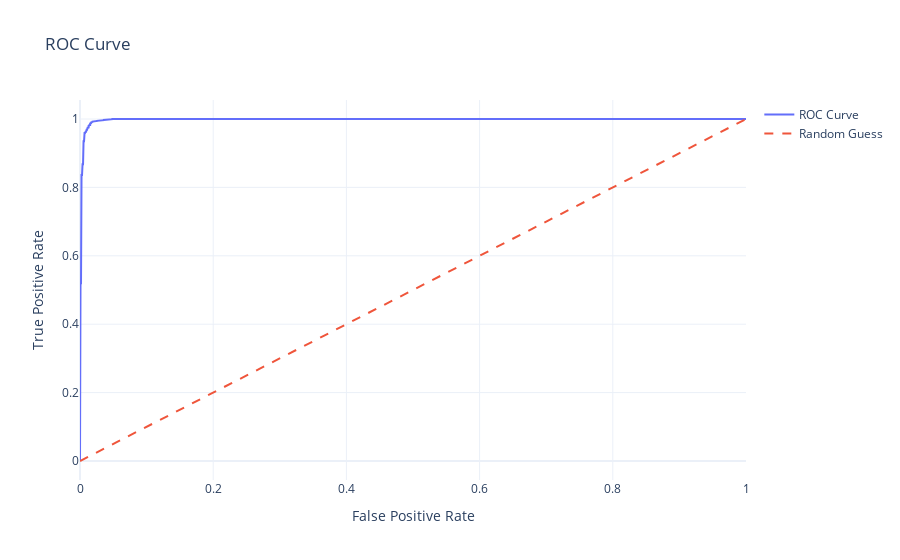
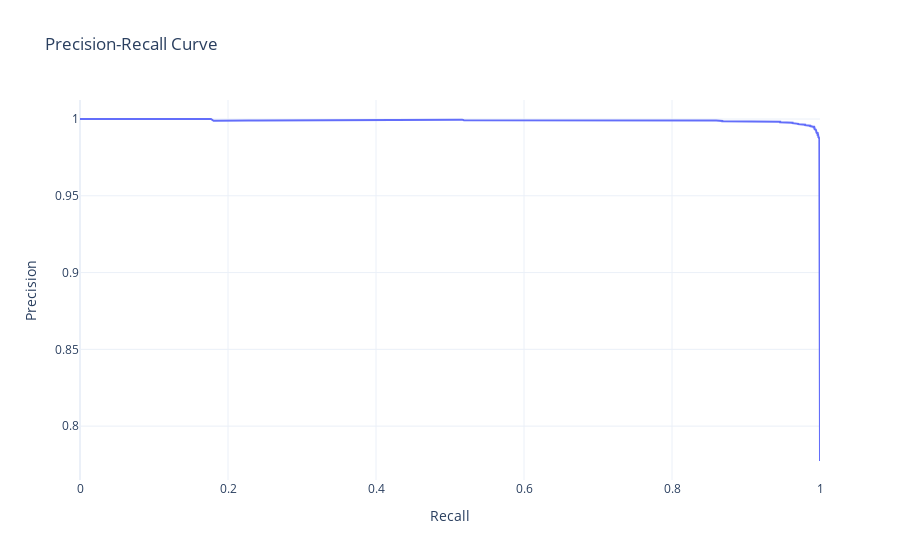
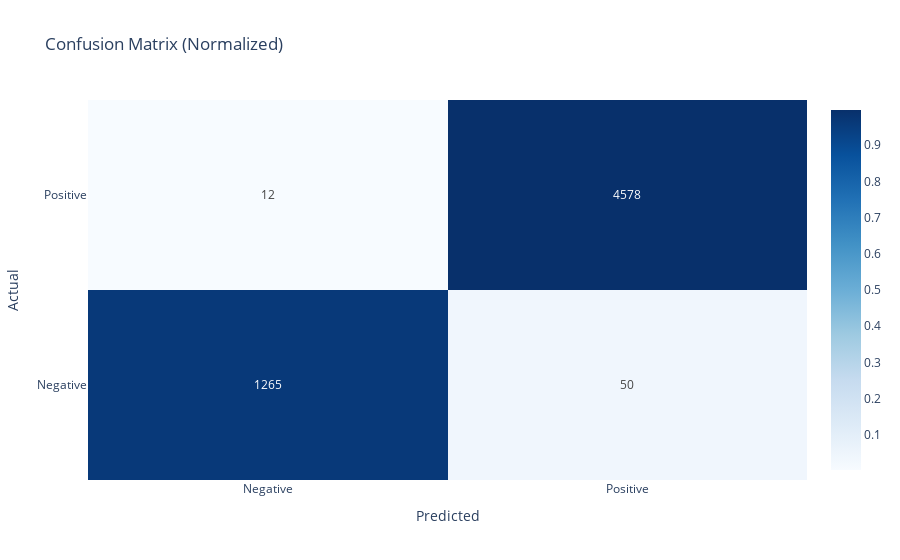
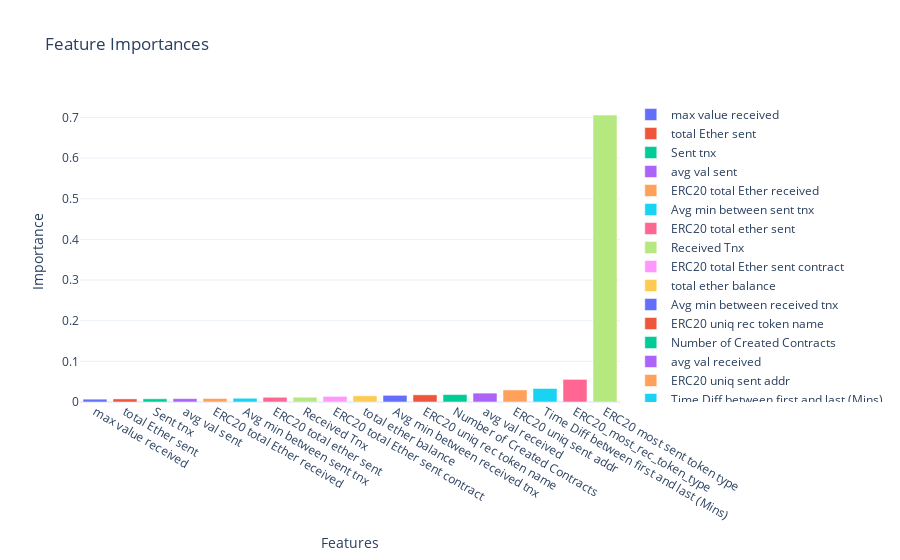

The code cell stored with these charts, in order, in its notebook:
### Code cell
# Interactive Metrics Dashboard
metrics_table = go.Figure(data=[go.Table(
    header=dict(values=['Metric', 'Value'], fill_color='paleturquoise', align='left'),
    cells=dict(values=[list(stats.keys()), list(stats.values())], fill_color='lavender', align='left')
)])
metrics_table.update_layout(title="Model Diagnostic Statistics", template='plotly_white')

# Display the plots
roc_fig.show()
pr_fig.show()
conf_matrix_fig.show()
feature_fig.show()
metrics_table.show()

### Figure 1 — Plotly figure (JSON) as saved in the notebook; plotly's stock layout.template omitted (floating-point values rounded to 4 significant figures; data arrays with more than 128 entries replaced by an {"elided": "..."} marker saying what was removed)
{"data": [{"mode": "lines", "name": "ROC Curve", "type": "scatter", "x": {"elided": "645 float values"}, "y": {"elided": "645 float values"}}, {"line": {"dash": "dash"}, "mode": "lines", "name": "Random Guess", "type": "scatter", "x": [0, 1], "y": [0, 1]}], "layout": {"autosize": true, "title": {"text": "ROC Curve"}, "xaxis": {"autorange": true, "range": [0, 1], "title": {"text": "False Positive Rate"}, "type": "linear"}, "yaxis": {"autorange": true, "range": [-0.05556, 1.056], "title": {"text": "True Positive Rate"}, "type": "linear"}}}

### Figure 2 — Plotly figure (JSON) as saved in the notebook; plotly's stock layout.template omitted (floating-point values rounded to 4 significant figures; data arrays with more than 128 entries replaced by an {"elided": "..."} marker saying what was removed)
{"data": [{"mode": "lines", "name": "Precision-Recall Curve", "type": "scatter", "x": {"elided": "2715 float values"}, "y": {"elided": "2715 float values"}}], "layout": {"autosize": true, "title": {"text": "Precision-Recall Curve"}, "xaxis": {"autorange": true, "range": [0, 1], "title": {"text": "Recall"}, "type": "linear"}, "yaxis": {"autorange": true, "range": [0.7649, 1.012], "title": {"text": "Precision"}, "type": "linear"}}}

### Figure 3 — Plotly figure (JSON) as saved in the notebook; plotly's stock layout.template omitted (floating-point values rounded to 4 significant figures)
{"data": [{"colorscale": [[0, "rgb(247,251,255)"], [0.125, "rgb(222,235,247)"], [0.25, "rgb(198,219,239)"], [0.375, "rgb(158,202,225)"], [0.5, "rgb(107,174,214)"], [0.625, "rgb(66,146,198)"], [0.75, "rgb(33,113,181)"], [0.875, "rgb(8,81,156)"], [1, "rgb(8,48,107)"]], "hoverongaps": false, "showscale": true, "text": [[1265, 50], [12, 4578]], "texttemplate": "%{text}", "type": "heatmap", "x": ["Negative", "Positive"], "y": ["Negative", "Positive"], "z": [[0.962, 0.03802], [0.002614, 0.9974]]}], "layout": {"autosize": true, "title": {"text": "Confusion Matrix (Normalized)"}, "xaxis": {"autorange": true, "range": [-0.5, 1.5], "title": {"text": "Predicted"}, "type": "category"}, "yaxis": {"autorange": true, "range": [-0.5, 1.5], "title": {"text": "Actual"}, "type": "category"}}}

### Figure 4 — Plotly figure (JSON) as saved in the notebook; plotly's stock layout.template omitted (floating-point values rounded to 4 significant figures)
{"data": [{"name": "max value received", "type": "bar", "x": ["max value received"], "y": [0.006957]}, {"name": "total Ether sent", "type": "bar", "x": ["total Ether sent"], "y": [0.007633]}, {"name": "Sent tnx", "type": "bar", "x": ["Sent tnx"], "y": [0.007874]}, {"name": "avg val sent", "type": "bar", "x": ["avg val sent"], "y": [0.00827]}, {"name": "ERC20 total Ether received", "type": "bar", "x": ["ERC20 total Ether received"], "y": [0.008717]}, {"name": "Avg min between sent tnx", "type": "bar", "x": ["Avg min between sent tnx"], "y": [0.009266]}, {"name": "ERC20 total ether sent", "type": "bar", "x": ["ERC20 total ether sent"], "y": [0.01169]}, {"name": "Received Tnx", "type": "bar", "x": ["Received Tnx"], "y": [0.0118]}, {"name": "ERC20 total Ether sent contract", "type": "bar", "x": ["ERC20 total Ether sent contract"], "y": [0.01378]}, {"name": "total ether balance", "type": "bar", "x": ["total ether balance"], "y": [0.01535]}, {"name": "Avg min between received tnx", "type": "bar", "x": ["Avg min between received tnx"], "y": [0.0164]}, {"name": "ERC20 uniq rec token name", "type": "bar", "x": ["ERC20 uniq rec token name"], "y": [0.01763]}, {"name": "Number of Created Contracts", "type": "bar", "x": ["Number of Created Contracts"], "y": [0.01831]}, {"name": "avg val received", "type": "bar", "x": ["avg val received"], "y": [0.02186]}, {"name": "ERC20 uniq sent addr", "type": "bar", "x": ["ERC20 uniq sent addr"], "y": [0.02974]}, {"name": "Time Diff between first and last (Mins)", "type": "bar", "x": ["Time Diff between first and last (Mins)"], "y": [0.03326]}, {"name": "ERC20_most_rec_token_type", "type": "bar", "x": ["ERC20_most_rec_token_type"], "y": [0.05568]}, {"name": "ERC20 most sent token type", "type": "bar", "x": ["ERC20 most sent token type"], "y": [0.7058]}], "layout": {"autosize": true, "title": {"text": "Feature Importances"}, "xaxis": {"autorange": true, "range": [-0.5, 17.5], "title": {"text": "Features"}, "type": "category"}, "yaxis": {"autorange": true, "range": [0, 0.7429], "title": {"text": "Importance"}, "type": "linear"}}}
